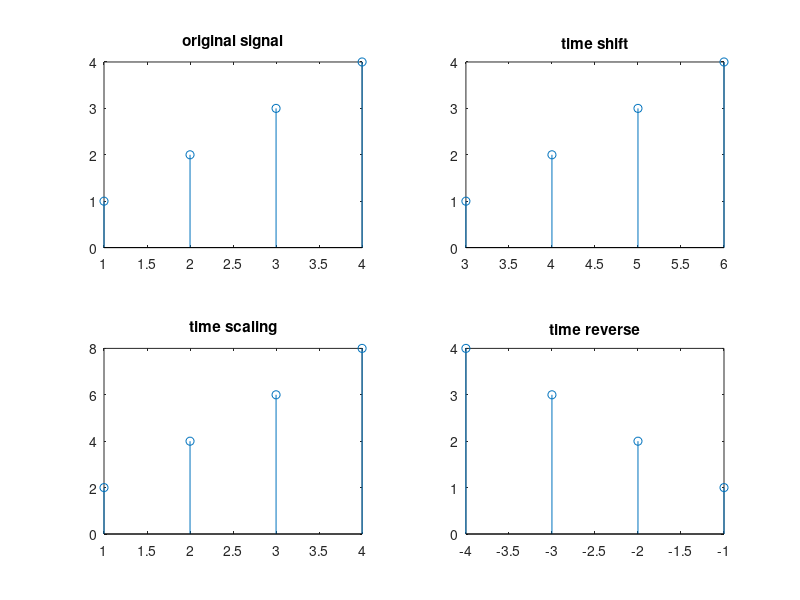

This chart was generated by the following MATLAB code:
clc;
clear;
close all;

x=[1,2,3,4];
n=1:4;
shift=2;
scale=2;
x1=x;
n1=n+shift;

x2=x*scale;
n2=n;

x3=fliplr(x);
n3=-fliplr(n);

subplot(2,2,1)
stem(n,x);
title("original signal");

subplot(2,2,2)
stem(n1,x1);
title("time shift");

subplot(2,2,3)
stem(n2,x2);
title("time scaling");

subplot(2,2,4)
stem(n3,x3);
title("time reverse");
